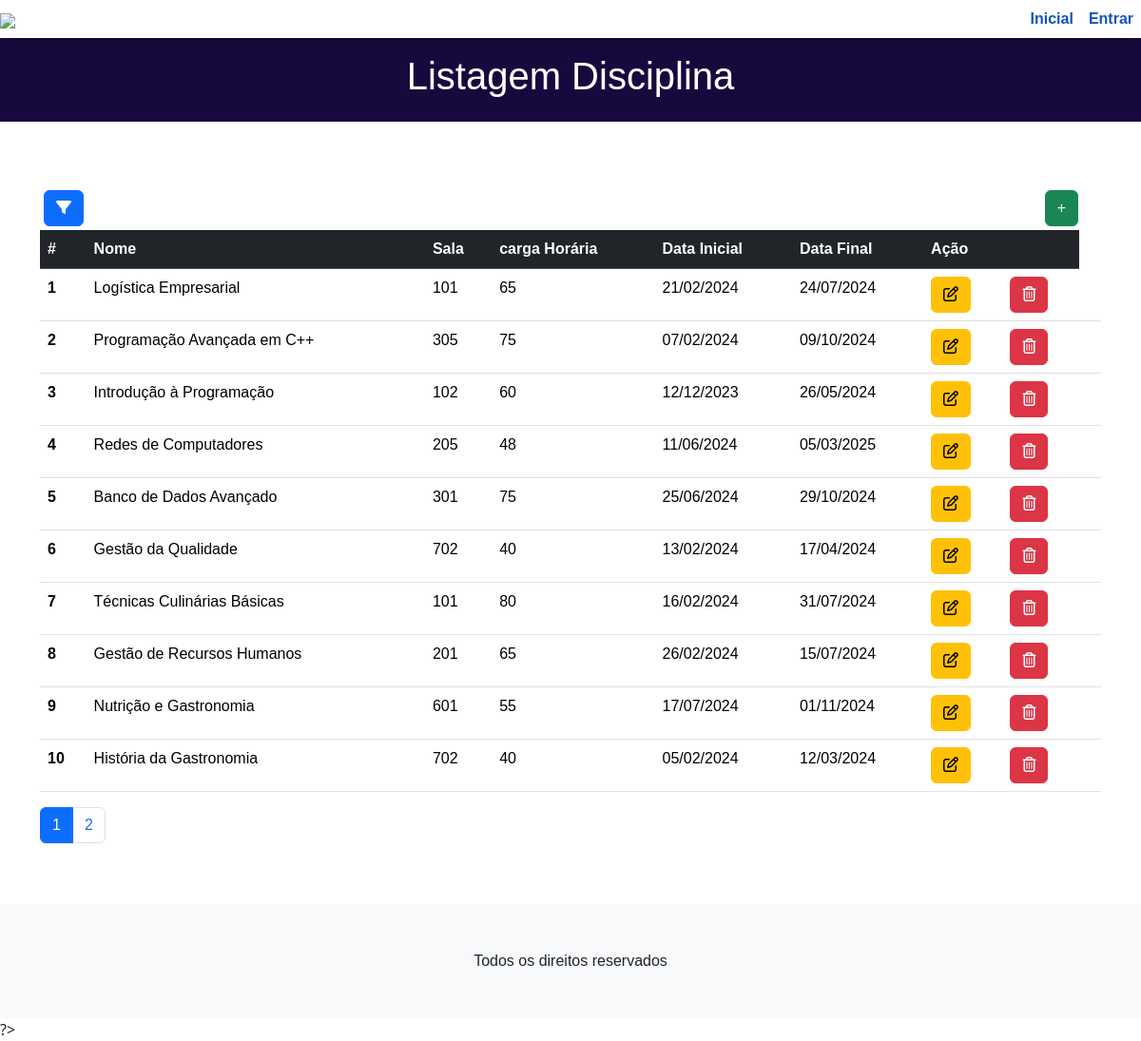
The app's page /disciplina.php with its own data.
### tables this page shows
CREATE TABLE `disciplinas` (
  `idDisciplina` int unsigned NOT NULL AUTO_INCREMENT,
  `cargaHoraria` int NOT NULL,
  `sala` varchar(45) NOT NULL,
  `dataInicial` datetime NOT NULL,
  `dataFinal` datetime NOT NULL,
  `nome` varchar(100) NOT NULL,
  PRIMARY KEY (`idDisciplina`)
);

### disciplina.php (the view, shortened to what this page needs)
<?php
include __DIR__ . "/header.php";
?>
<main>
    <div class="container-fluid p-3" style="background-color: #17093e;">
        <h1 class=" text-black text-center text-light"
            style="color: white !important;">
            Listagem Disciplina
        </h1>
    </div>
    <div class="container py-5">
        <div class="mb-1 ms-1 m-4" style="display:flow-root">
            <a type="button" data-bs-toggle="collapse" data-bs-target="#searchForm" class="btn btn-primary float-start"><i class="fas fa-filter"></i></a>
            <a type="button" href="disciplina_cadastro.php" class="btn btn-success float-end">+</a>
        </div>
        <div class="row">
            <div class="col-md-12 d-flex flex-column justify-content-center">
                <table class="table">
                    <thead class="table-dark">
                        <tr>
                            <th scope="col">#</th>
                            <th scope="col">Nome </th>
                            <th scope="col">Sala</th>
                            <th scope="col">carga Horária</th>
                            <th scope="col">Data Inicial</th>
                            <th scope="col">Data Final</th>
                            <th colspan="2" scope="col">Ação</th>
                        </tr>
                    </thead>
                    <tbody>
                        <?php
                        include_once __DIR__ . "/config/connection.php";
                        try {
                            $registrosPorPagina = 10;
                            $paginaAtual = isset($_GET['pagina']) ? (int)$_GET['pagina'] : 1;
                            $inicio = ($registrosPorPagina * $paginaAtual) - $registrosPorPagina;
                            if (isset($_GET['busca']) && !empty($_GET['busca'])) {
                                $busca = isset($_GET['busca']) ? $_GET['busca'] : '';
                                $sql = "SELECT * FROM disciplinas WHERE nome LIKE :busca  OR sala LIKE :busca LIMIT $inicio, $registrosPorPagina";
                                $sqlTotal = "SELECT COUNT(*) as total FROM disciplinas WHERE nome LIKE :busca  OR sala LIKE :busca ";
                                $resultadoTotal = $pdo->prepare($sqlTotal);
                                $resultadoTotal->bindValue(':busca', "%$busca%");
                                $resultadoTotal->execute();
                                $totalRegistros = $resultadoTotal->fetch(PDO::FETCH_ASSOC)['total'];
                                $resultado = $pdo->prepare($sql);
                                $resultado->bindValue(':busca', "%$busca%");
                                $resultado->execute();
                            } else {
                                $sql = "SELECT * FROM disciplinas LIMIT $inicio, $registrosPorPagina";
                                $sqlTotal = "SELECT COUNT(*) as total FROM disciplinas";
                                $resultadoTotal = $pdo->query($sqlTotal);
                                $totalRegistros = $resultadoTotal->fetch(PDO::FETCH_ASSOC)['total'];
                                $resultado = $pdo->query($sql);
                            }
                            if ($resultado->rowCount() > 0) {
                                while ($row = $resultado->fetch(PDO::FETCH_ASSOC)) {
                        ?>
                                    <tr>
                                        <th scope="row"><?php echo $row['idDisciplina']; ?></th>
                                        <td><?php echo $row['nome']; ?></td>
                                        <td><?php echo $row['sala']; ?></td>
                                        <td><?php echo $row['cargaHoraria']; ?></td>
                                        <td><?php echo  date('d/m/Y', strtotime($row['dataInicial'])); ?></td>
                                        <td><?php echo   date('d/m/Y', strtotime($row['dataFinal'])); ?></td>
                                        <td>
                                            <a type="button" href="disciplina_cadastro.php?id=<?php echo $row['idDisciplina']; ?>" class="btn btn-warning">
                                                <i class="fa-regular fa-pen-to-square"></i>
                                            </a>
                                        </td>
                                        <td>
                                            <a type="button" class="btn btn-danger" href="disciplina.php?id=<?php echo $row['idDisciplina']; ?>">
                                                <i class="fa-regular fa-trash-can"></i>
                                            </a>
                                        <td>
                                    </tr>
                        <?php  }
                            } else {
                                echo "Não encontramos disciplinas cadastrados!";
                            }
                        } catch (PDOException $e) {
                            echo $e->getMessage();
                        } ?>
                    </tbody>
                </table>
                <nav aria-label="Page navigation example">
                    <ul class="pagination">
                        <?php for ($i = 1; $i <= ceil($totalRegistros / $registrosPorPagina); $i++) : ?>
                            <li class="page-item <?php echo $i == $paginaAtual ? 'active' : '' ?>">
                                <a class="page-link" href="?pagina=<?php echo $i ?>"><?php echo $i ?></a>
                            </li>
                        <?php endfor; ?>
                    </ul>
                </nav>
            </div>
        </div>
    </div>
</main>
<?php include __DIR__ . "/footer.php"; ?>

### records on screen
disciplinas: idDisciplina "1", nome "Logística Empresarial", sala "101", cargaHoraria "65", dataInicial "21/02/2024", dataFinal "24/07/2024"
disciplinas: idDisciplina "2", nome "Programação Avançada em C++", sala "305", cargaHoraria "75", dataInicial "07/02/2024", dataFinal "09/10/2024"
disciplinas: idDisciplina "3", nome "Introdução à Programação", sala "102", cargaHoraria "60", dataInicial "12/12/2023", dataFinal "26/05/2024"
disciplinas: idDisciplina "4", nome "Redes de Computadores", sala "205", cargaHoraria "48", dataInicial "11/06/2024", dataFinal "05/03/2025"
disciplinas: idDisciplina "5", nome "Banco de Dados Avançado", sala "301", cargaHoraria "75", dataInicial "25/06/2024", dataFinal "29/10/2024"
disciplinas: idDisciplina "6", nome "Gestão da Qualidade", sala "702", cargaHoraria "40", dataInicial "13/02/2024", dataFinal "17/04/2024"
disciplinas: idDisciplina "7", nome "Técnicas Culinárias Básicas", sala "101", cargaHoraria "80", dataInicial "16/02/2024", dataFinal "31/07/2024"
disciplinas: idDisciplina "8", nome "Gestão de Recursos Humanos", sala "201", cargaHoraria "65", dataInicial "26/02/2024", dataFinal "15/07/2024"
disciplinas: idDisciplina "9", nome "Nutrição e Gastronomia", sala "601", cargaHoraria "55", dataInicial "17/07/2024", dataFinal "01/11/2024"
disciplinas: idDisciplina "10", nome "História da Gastronomia", sala "702", cargaHoraria "40", dataInicial "05/02/2024", dataFinal "12/03/2024"
